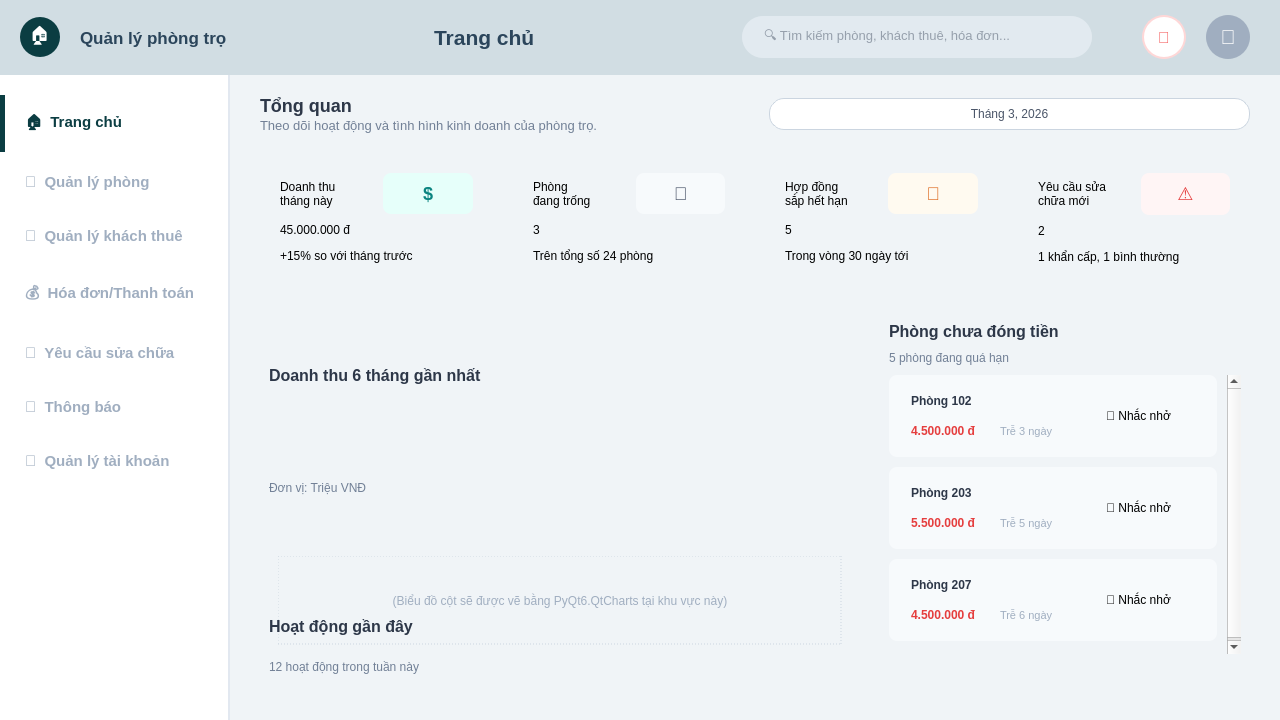
<?xml version="1.0" encoding="UTF-8"?>
<ui version="4.0">
 <class>MainWindow</class>
 <widget class="QMainWindow" name="MainWindow">
  <property name="geometry">
   <rect>
    <x>0</x>
    <y>0</y>
    <width>1280</width>
    <height>720</height>
   </rect>
  </property>
  <property name="minimumSize">
   <size>
    <width>1280</width>
    <height>720</height>
   </size>
  </property>
  <property name="windowTitle">
   <string>Trang chủ</string>
  </property>
  <property name="styleSheet">
   <string>QMainWindow { background-color: #f0f4f7; }</string>
  </property>
  <widget class="QWidget" name="centralwidget">
   <property name="styleSheet">
    <string>QWidget#centralwidget { background-color: #f0f4f7; }</string>
   </property>
   <layout class="QVBoxLayout" name="verticalLayout">
    <property name="spacing">
     <number>0</number>
    </property>
    <property name="leftMargin">
     <number>0</number>
    </property>
    <property name="topMargin">
     <number>0</number>
    </property>
    <property name="rightMargin">
     <number>0</number>
    </property>
    <property name="bottomMargin">
     <number>0</number>
    </property>
    <item>
     <widget class="QWidget" name="headerWidget" native="true">
      <property name="minimumSize">
       <size>
        <width>0</width>
        <height>75</height>
       </size>
      </property>
      <property name="maximumSize">
       <size>
        <width>16777215</width>
        <height>75</height>
       </size>
      </property>
      <property name="styleSheet">
       <string>QWidget#headerWidget { background-color: #d1dde3; }</string>
      </property>
      <layout class="QHBoxLayout" name="horizontalLayout">
       <property name="spacing">
        <number>20</number>
       </property>
       <property name="leftMargin">
        <number>20</number>
       </property>
       <property name="rightMargin">
        <number>30</number>
       </property>
       <item>
        <widget class="QLabel" name="logoIcon">
         <property name="minimumSize">
          <size>
           <width>40</width>
           <height>40</height>
          </size>
         </property>
         <property name="maximumSize">
          <size>
           <width>40</width>
           <height>40</height>
          </size>
         </property>
         <property name="styleSheet">
          <string>background-color: #0b3d42; border-radius: 20px; color: white; font-size: 18px;</string>
         </property>
         <property name="text">
          <string>🏠</string>
         </property>
         <property name="alignment">
          <set>Qt::AlignCenter</set>
         </property>
        </widget>
       </item>
       <item>
        <widget class="QLabel" name="logoText">
         <property name="font">
          <font>
           <family>Segoe UI</family>
           <pointsize>13</pointsize>
           <weight>75</weight>
           <bold>true</bold>
          </font>
         </property>
         <property name="styleSheet">
          <string>color: #2b455b;</string>
         </property>
         <property name="text">
          <string>Quản lý phòng trọ</string>
         </property>
        </widget>
       </item>
       <item>
        <spacer name="spacer1">
         <property name="orientation">
          <enum>Qt::Horizontal</enum>
         </property>
         <property name="sizeHint" stdset="0">
          <size>
           <width>20</width>
           <height>20</height>
          </size>
         </property>
        </spacer>
       </item>
       <item>
        <widget class="QLabel" name="lblPageTitle">
         <property name="font">
          <font>
           <family>Segoe UI</family>
           <pointsize>16</pointsize>
           <weight>75</weight>
           <bold>true</bold>
          </font>
         </property>
         <property name="styleSheet">
          <string>color: #2b455b;</string>
         </property>
         <property name="text">
          <string>Trang chủ</string>
         </property>
        </widget>
       </item>
       <item>
        <spacer name="spacer2">
         <property name="orientation">
          <enum>Qt::Horizontal</enum>
         </property>
         <property name="sizeHint" stdset="0">
          <size>
           <width>40</width>
           <height>20</height>
          </size>
         </property>
        </spacer>
       </item>
       <item>
        <widget class="QLineEdit" name="searchBar">
         <property name="minimumSize">
          <size>
           <width>350</width>
           <height>42</height>
          </size>
         </property>
         <property name="maximumSize">
          <size>
           <width>400</width>
           <height>42</height>
          </size>
         </property>
         <property name="font">
          <font>
           <pointsize>10</pointsize>
          </font>
         </property>
         <property name="styleSheet">
          <string>QLineEdit {
	background-color: #e2eaf0;
	border-radius: 21px;
	padding: 5px 20px;
	border: none;
	color: #4a5568;
}</string>
         </property>
         <property name="placeholderText">
          <string>🔍 Tìm kiếm phòng, khách thuê, hóa đơn...</string>
         </property>
        </widget>
       </item>
       <item>
        <spacer name="spacer3">
         <property name="orientation">
          <enum>Qt::Horizontal</enum>
         </property>
         <property name="sizeHint" stdset="0">
          <size>
           <width>30</width>
           <height>20</height>
          </size>
         </property>
         <property name="sizeType">
          <enum>QSizePolicy::Fixed</enum>
         </property>
        </spacer>
       </item>
       <item>
        <widget class="QPushButton" name="btnBell">
         <property name="minimumSize">
          <size>
           <width>44</width>
           <height>44</height>
          </size>
         </property>
         <property name="maximumSize">
          <size>
           <width>44</width>
           <height>44</height>
          </size>
         </property>
         <property name="styleSheet">
          <string>QPushButton { background-color: white; border-radius: 22px; color: #f56565; font-size: 16px; font-weight: bold; border: 2px solid #fed7d7; }</string>
         </property>
         <property name="text">
          <string>🔔</string>
         </property>
        </widget>
       </item>
       <item>
        <widget class="QLabel" name="lblAvatar">
         <property name="minimumSize">
          <size>
           <width>44</width>
           <height>44</height>
          </size>
         </property>
         <property name="maximumSize">
          <size>
           <width>44</width>
           <height>44</height>
          </size>
         </property>
         <property name="styleSheet">
          <string>background-color: #a0aec0; border-radius: 22px; color: white; font-size: 20px;</string>
         </property>
         <property name="text">
          <string>👤</string>
         </property>
         <property name="alignment">
          <set>Qt::AlignCenter</set>
         </property>
        </widget>
       </item>
      </layout>
     </widget>
    </item>
    <item>
     <layout class="QHBoxLayout" name="mainHLayout">
      <property name="spacing">
       <number>0</number>
      </property>
      <item>
       <widget class="QWidget" name="sidebarWidget" native="true">
        <property name="minimumSize">
         <size>
          <width>230</width>
          <height>0</height>
         </size>
        </property>
        <property name="maximumSize">
         <size>
          <width>230</width>
          <height>16777215</height>
         </size>
        </property>
        <property name="styleSheet">
         <string>QWidget#sidebarWidget { background-color: white; border-right: 2px solid #e2e8f0; }
QPushButton { text-align: left; padding: 15px 25px; border: none; background-color: transparent; color: #a0aec0; font-size: 15px; font-weight: bold; }
QPushButton:hover { color: #2b455b; }
QPushButton:checked { color: #0b3d42; border-left: 5px solid #0b3d42; padding-left: 20px; }</string>
        </property>
        <layout class="QVBoxLayout" name="verticalLayout_2">
         <property name="leftMargin">
          <number>0</number>
         </property>
         <property name="topMargin">
          <number>20</number>
         </property>
         <property name="rightMargin">
          <number>0</number>
         </property>
         <property name="bottomMargin">
          <number>20</number>
         </property>
         <item>
          <widget class="QPushButton" name="navTrangChu">
           <property name="text">
            <string>🏠  Trang chủ</string>
           </property>
           <property name="checkable">
            <bool>true</bool>
           </property>
           <property name="checked">
            <bool>true</bool>
           </property>
          </widget>
         </item>
         <item>
          <widget class="QPushButton" name="navQuanLyPhong">
           <property name="text">
            <string>🏢  Quản lý phòng</string>
           </property>
           <property name="checkable">
            <bool>true</bool>
           </property>
          </widget>
         </item>
         <item>
          <widget class="QPushButton" name="navQuanLyKhachThu">
           <property name="text">
            <string>👥  Quản lý khách thuê</string>
           </property>
           <property name="checkable">
            <bool>true</bool>
           </property>
          </widget>
         </item>
         <item>
          <widget class="QPushButton" name="navHoaDon">
           <property name="text">
            <string>💰  Hóa đơn/Thanh toán</string>
           </property>
           <property name="checkable">
            <bool>true</bool>
           </property>
          </widget>
         </item>
         <item>
          <widget class="QPushButton" name="navSuaChua">
           <property name="text">
            <string>🔧  Yêu cầu sửa chữa</string>
           </property>
           <property name="checkable">
            <bool>true</bool>
           </property>
          </widget>
         </item>
         <item>
          <widget class="QPushButton" name="navThongBao">
           <property name="text">
            <string>🔔  Thông báo</string>
           </property>
           <property name="checkable">
            <bool>true</bool>
           </property>
          </widget>
         </item>
         <item>
          <widget class="QPushButton" name="navTaiKhoan">
           <property name="text">
            <string>👤  Quản lý tài khoản</string>
           </property>
           <property name="checkable">
            <bool>true</bool>
           </property>
          </widget>
         </item>
         <item>
          <spacer name="verticalSpacer">
           <property name="orientation">
            <enum>Qt::Vertical</enum>
           </property>
           <property name="sizeHint" stdset="0">
            <size>
             <width>20</width>
             <height>40</height>
            </size>
           </property>
          </spacer>
         </item>
        </layout>
       </widget>
      </item>
      <item>
       <widget class="QStackedWidget" name="mainContentStack">
        <widget class="QWidget" name="pageTrangChu">
         <property name="styleSheet">
          <string>
        QWidget#pageTrangChu { background-color: #f0f4f7; }
        QFrame[class~="Card"] { background-color: white; border-radius: 12px; border: 1px solid #e2e8f0; }
        QLabel[class~="CardTitle"] { color: #718096; font-size: 13px; font-weight: bold; }
        QLabel[class~="CardValue"] { color: #0b8480; font-size: 24px; font-weight: bold; }
        QLabel[class~="CardValueDark"] { color: #2d3748; font-size: 24px; font-weight: bold; }
        QLabel[class~="CardSub"] { color: #a0aec0; font-size: 11px; }
        QPushButton[class~="BtnNotify"] { background-color: #e6fffa; color: #0b8480; border: none; border-radius: 6px; padding: 6px 12px; font-weight: bold; font-size: 12px; }
        QPushButton[class~="BtnNotify"]:hover { background-color: #b2f5ea; }
    </string>
         </property>
         <layout class="QVBoxLayout" name="mainLayout">
          <property name="spacing">
           <number>20</number>
          </property>
          <property name="leftMargin">
           <number>30</number>
          </property>
          <property name="topMargin">
           <number>20</number>
          </property>
          <property name="rightMargin">
           <number>30</number>
          </property>
          <property name="bottomMargin">
           <number>20</number>
          </property>
          <item>
           <layout class="QHBoxLayout">
            <item>
             <layout class="QVBoxLayout">
              <property name="spacing">
               <number>2</number>
              </property>
              <item>
               <widget class="QLabel">
                <property name="text">
                 <string>Tổng quan</string>
                </property>
                <property name="styleSheet">
                 <string>font-size: 18px; font-weight: bold; color: #2d3748;</string>
                </property>
               </widget>
              </item>
              <item>
               <widget class="QLabel">
                <property name="text">
                 <string>Theo dõi hoạt động và tình hình kinh doanh của phòng trọ.</string>
                </property>
                <property name="styleSheet">
                 <string>color: #718096; font-size: 13px;</string>
                </property>
               </widget>
              </item>
             </layout>
            </item>
            <item>
             <spacer>
              <property name="orientation">
               <enum>Qt::Horizontal</enum>
              </property>
             </spacer>
            </item>
            <item>
             <widget class="QPushButton">
              <property name="text">
               <string>Tháng 3, 2026</string>
              </property>
              <property name="styleSheet">
               <string>background-color: white; border: 1px solid #cbd5e0; border-radius: 15px; padding: 8px 15px; color: #4a5568;</string>
              </property>
             </widget>
            </item>
           </layout>
          </item>
          <item>
           <layout class="QHBoxLayout">
            <property name="spacing">
             <number>20</number>
            </property>
            <item>
             <widget class="QFrame" name="card1">
              <property name="class">
               <string>Card</string>
              </property>
              <property name="minimumSize">
               <size>
                <width>0</width>
                <height>140</height>
               </size>
              </property>
              <layout class="QVBoxLayout">
               <property name="leftMargin">
                <number>20</number>
               </property>
               <property name="topMargin">
                <number>20</number>
               </property>
               <property name="rightMargin">
                <number>20</number>
               </property>
               <property name="bottomMargin">
                <number>20</number>
               </property>
               <item>
                <layout class="QHBoxLayout">
                 <item>
                  <widget class="QLabel">
                   <property name="text">
                    <string>Doanh thu
tháng này</string>
                   </property>
                   <property name="class">
                    <string>CardTitle</string>
                   </property>
                  </widget>
                 </item>
                 <item>
                  <spacer>
                   <property name="orientation">
                    <enum>Qt::Horizontal</enum>
                   </property>
                  </spacer>
                 </item>
                 <item>
                  <widget class="QLabel">
                   <property name="text">
                    <string>$</string>
                   </property>
                   <property name="styleSheet">
                    <string>background-color: #e6fffa; color: #0b8480; border-radius: 8px; font-weight: bold; font-size: 18px; padding: 10px;</string>
                   </property>
                   <property name="alignment">
                    <set>Qt::AlignCenter</set>
                   </property>
                   <property name="minimumSize">
                    <size>
                     <width>40</width>
                     <height>40</height>
                    </size>
                   </property>
                  </widget>
                 </item>
                </layout>
               </item>
               <item>
                <widget class="QLabel">
                 <property name="text">
                  <string>45.000.000 đ</string>
                 </property>
                 <property name="class">
                  <string>CardValue</string>
                 </property>
                </widget>
               </item>
               <item>
                <widget class="QLabel">
                 <property name="text">
                  <string>+15% so với tháng trước</string>
                 </property>
                 <property name="class">
                  <string>CardSub</string>
                 </property>
                </widget>
               </item>
               <item>
                <spacer>
                 <property name="orientation">
                  <enum>Qt::Vertical</enum>
                 </property>
                </spacer>
               </item>
              </layout>
             </widget>
            </item>
            <item>
             <widget class="QFrame" name="card2">
              <property name="class">
               <string>Card</string>
              </property>
              <property name="minimumSize">
               <size>
                <width>0</width>
                <height>140</height>
               </size>
              </property>
              <layout class="QVBoxLayout">
               <property name="leftMargin">
                <number>20</number>
               </property>
               <property name="topMargin">
                <number>20</number>
               </property>
               <property name="rightMargin">
                <number>20</number>
               </property>
               <property name="bottomMargin">
                <number>20</number>
               </property>
               <item>
                <layout class="QHBoxLayout">
                 <item>
                  <widget class="QLabel">
                   <property name="text">
                    <string>Phòng
đang trống</string>
                   </property>
                   <property name="class">
                    <string>CardTitle</string>
                   </property>
                  </widget>
                 </item>
                 <item>
                  <spacer>
                   <property name="orientation">
                    <enum>Qt::Horizontal</enum>
                   </property>
                  </spacer>
                 </item>
                 <item>
                  <widget class="QLabel">
                   <property name="text">
                    <string>🚪</string>
                   </property>
                   <property name="styleSheet">
                    <string>background-color: #f7fafc; color: #4a5568; border-radius: 8px; font-size: 18px; padding: 10px;</string>
                   </property>
                   <property name="alignment">
                    <set>Qt::AlignCenter</set>
                   </property>
                   <property name="minimumSize">
                    <size>
                     <width>40</width>
                     <height>40</height>
                    </size>
                   </property>
                  </widget>
                 </item>
                </layout>
               </item>
               <item>
                <widget class="QLabel">
                 <property name="text">
                  <string>3</string>
                 </property>
                 <property name="class">
                  <string>CardValueDark</string>
                 </property>
                </widget>
               </item>
               <item>
                <widget class="QLabel">
                 <property name="text">
                  <string>Trên tổng số 24 phòng</string>
                 </property>
                 <property name="class">
                  <string>CardSub</string>
                 </property>
                </widget>
               </item>
               <item>
                <spacer>
                 <property name="orientation">
                  <enum>Qt::Vertical</enum>
                 </property>
                </spacer>
               </item>
              </layout>
             </widget>
            </item>
            <item>
             <widget class="QFrame" name="card3">
              <property name="class">
               <string>Card</string>
              </property>
              <property name="minimumSize">
               <size>
                <width>0</width>
                <height>140</height>
               </size>
              </property>
              <layout class="QVBoxLayout">
               <property name="leftMargin">
                <number>20</number>
               </property>
               <property name="topMargin">
                <number>20</number>
               </property>
               <property name="rightMargin">
                <number>20</number>
               </property>
               <property name="bottomMargin">
                <number>20</number>
               </property>
               <item>
                <layout class="QHBoxLayout">
                 <item>
                  <widget class="QLabel">
                   <property name="text">
                    <string>Hợp đồng
sắp hết hạn</string>
                   </property>
                   <property name="class">
                    <string>CardTitle</string>
                   </property>
                  </widget>
                 </item>
                 <item>
                  <spacer>
                   <property name="orientation">
                    <enum>Qt::Horizontal</enum>
                   </property>
                  </spacer>
                 </item>
                 <item>
                  <widget class="QLabel">
                   <property name="text">
                    <string>📜</string>
                   </property>
                   <property name="styleSheet">
                    <string>background-color: #fffaf0; color: #dd6b20; border-radius: 8px; font-size: 18px; padding: 10px;</string>
                   </property>
                   <property name="alignment">
                    <set>Qt::AlignCenter</set>
                   </property>
                   <property name="minimumSize">
                    <size>
                     <width>40</width>
                     <height>40</height>
                    </size>
                   </property>
                  </widget>
                 </item>
                </layout>
               </item>
               <item>
                <widget class="QLabel">
                 <property name="text">
                  <string>5</string>
                 </property>
                 <property name="class">
                  <string>CardValueDark</string>
                 </property>
                </widget>
               </item>
               <item>
                <widget class="QLabel">
                 <property name="text">
                  <string>Trong vòng 30 ngày tới</string>
                 </property>
                 <property name="class">
                  <string>CardSub</string>
                 </property>
                </widget>
               </item>
               <item>
                <spacer>
                 <property name="orientation">
                  <enum>Qt::Vertical</enum>
                 </property>
                </spacer>
               </item>
              </layout>
             </widget>
            </item>
            <item>
             <widget class="QFrame" name="card4">
              <property name="class">
               <string>Card</string>
              </property>
              <property name="minimumSize">
               <size>
                <width>0</width>
                <height>140</height>
               </size>
              </property>
              <layout class="QVBoxLayout">
               <property name="leftMargin">
                <number>20</number>
               </property>
               <property name="topMargin">
                <number>20</number>
               </property>
               <property name="rightMargin">
                <number>20</number>
               </property>
               <property name="bottomMargin">
                <number>20</number>
               </property>
               <item>
                <layout class="QHBoxLayout">
                 <item>
                  <widget class="QLabel">
                   <property name="text">
                    <string>Yêu cầu sửa
chữa mới</string>
                   </property>
                   <property name="class">
                    <string>CardTitle</string>
                   </property>
                  </widget>
                 </item>
                 <item>
                  <spacer>
                   <property name="orientation">
                    <enum>Qt::Horizontal</enum>
                   </property>
                  </spacer>
                 </item>
                 <item>
                  <widget class="QLabel">
                   <property name="text">
                    <string>⚠️</string>
                   </property>
                   <property name="styleSheet">
                    <string>background-color: #fff5f5; color: #e53e3e; border-radius: 8px; font-size: 18px; padding: 10px;</string>
                   </property>
                   <property name="alignment">
                    <set>Qt::AlignCenter</set>
                   </property>
                   <property name="minimumSize">
                    <size>
                     <width>40</width>
                     <height>40</height>
                    </size>
                   </property>
                  </widget>
                 </item>
                </layout>
               </item>
               <item>
                <widget class="QLabel">
                 <property name="text">
                  <string>2</string>
                 </property>
                 <property name="class">
                  <string>CardValueDark</string>
                 </property>
                </widget>
               </item>
               <item>
                <widget class="QLabel">
                 <property name="text">
                  <string>1 khẩn cấp, 1 bình thường</string>
                 </property>
                 <property name="class">
                  <string>CardSub</string>
                 </property>
                </widget>
               </item>
               <item>
                <spacer>
                 <property name="orientation">
                  <enum>Qt::Vertical</enum>
                 </property>
                </spacer>
               </item>
              </layout>
             </widget>
            </item>
           </layout>
          </item>
          <item>
           <layout class="QHBoxLayout">
            <property name="spacing">
             <number>20</number>
            </property>
            <item>
             <widget class="QFrame" name="chartFrame">
              <property name="class">
               <string>Card</string>
              </property>
              <property name="minimumSize">
               <size>
                <width>600</width>
                <height>350</height>
               </size>
              </property>
              <layout class="QVBoxLayout">
               <item>
                <widget class="QLabel">
                 <property name="text">
                  <string>Doanh thu 6 tháng gần nhất</string>
                 </property>
                 <property name="styleSheet">
                  <string>font-size: 16px; font-weight: bold; color: #2d3748;</string>
                 </property>
                </widget>
               </item>
               <item>
                <widget class="QLabel">
                 <property name="text">
                  <string>Đơn vị: Triệu VNĐ</string>
                 </property>
                 <property name="styleSheet">
                  <string>color: #718096; font-size: 12px;</string>
                 </property>
                </widget>
               </item>
               <item>
                <widget class="QWidget" name="chartContainer">
                 <property name="styleSheet">
                  <string>background-color: transparent;</string>
                 </property>
                 <layout class="QVBoxLayout">
                  <item>
                   <widget class="QLabel">
                    <property name="text">
                     <string>(Biểu đồ cột sẽ được vẽ bằng PyQt6.QtCharts tại khu vực này)</string>
                    </property>
                    <property name="alignment">
                     <set>Qt::AlignCenter</set>
                    </property>
                    <property name="styleSheet">
                     <string>color: #a0aec0; border: 1px dashed #cbd5e0;</string>
                    </property>
                   </widget>
                  </item>
                 </layout>
                </widget>
               </item>
              </layout>
             </widget>
            </item>
            <item>
             <widget class="QFrame" name="unpaidFrame">
              <property name="class">
               <string>Card</string>
              </property>
              <property name="minimumSize">
               <size>
                <width>350</width>
                <height>350</height>
               </size>
              </property>
              <layout class="QVBoxLayout">
               <property name="spacing">
                <number>10</number>
               </property>
               <item>
                <widget class="QLabel">
                 <property name="text">
                  <string>Phòng chưa đóng tiền</string>
                 </property>
                 <property name="styleSheet">
                  <string>font-size: 16px; font-weight: bold; color: #2d3748;</string>
                 </property>
                </widget>
               </item>
               <item>
                <widget class="QLabel">
                 <property name="text">
                  <string>5 phòng đang quá hạn</string>
                 </property>
                 <property name="styleSheet">
                  <string>color: #718096; font-size: 12px;</string>
                 </property>
                </widget>
               </item>
               <item>
                <widget class="QScrollArea">
                 <property name="widgetResizable">
                  <bool>true</bool>
                 </property>
                 <property name="styleSheet">
                  <string>QScrollArea { border: none; background-color: transparent; }</string>
                 </property>
                 <widget class="QWidget" name="scrollContents">
                  <property name="styleSheet">
                   <string>background-color: transparent;</string>
                  </property>
                  <layout class="QVBoxLayout">
                   <property name="spacing">
                    <number>10</number>
                   </property>
                   <property name="leftMargin">
                    <number>0</number>
                   </property>
                   <property name="topMargin">
                    <number>0</number>
                   </property>
                   <property name="rightMargin">
                    <number>10</number>
                   </property>
                   <item>
                    <widget class="QFrame" name="unpaid1">
                     <property name="styleSheet">
                      <string>background-color: #f7fafc; border-radius: 8px; padding: 5px;</string>
                     </property>
                     <layout class="QHBoxLayout">
                      <item>
                       <layout class="QVBoxLayout">
                        <item>
                         <widget class="QLabel">
                          <property name="text">
                           <string>Phòng 102</string>
                          </property>
                          <property name="styleSheet">
                           <string>font-weight: bold; color: #2d3748;</string>
                          </property>
                         </widget>
                        </item>
                        <item>
                         <layout class="QHBoxLayout">
                          <item>
                           <widget class="QLabel">
                            <property name="text">
                             <string>4.500.000 đ</string>
                            </property>
                            <property name="styleSheet">
                             <string>color: #e53e3e; font-weight: bold;</string>
                            </property>
                           </widget>
                          </item>
                          <item>
                           <widget class="QLabel">
                            <property name="text">
                             <string>Trễ 3 ngày</string>
                            </property>
                            <property name="styleSheet">
                             <string>color: #a0aec0; font-size: 11px;</string>
                            </property>
                           </widget>
                          </item>
                          <item>
                           <spacer>
                            <property name="orientation">
                             <enum>Qt::Horizontal</enum>
                            </property>
                           </spacer>
                          </item>
                         </layout>
                        </item>
                       </layout>
                      </item>
                      <item>
                       <widget class="QPushButton" name="btnRemind1">
                        <property name="text">
                         <string>🔔 Nhắc nhở</string>
                        </property>
                        <property name="class">
                         <string>BtnNotify</string>
                        </property>
                       </widget>
                      </item>
                     </layout>
                    </widget>
                   </item>
                   <item>
                    <widget class="QFrame" name="unpaid2">
                     <property name="styleSheet">
                      <string>background-color: #f7fafc; border-radius: 8px; padding: 5px;</string>
                     </property>
                     <layout class="QHBoxLayout">
                      <item>
                       <layout class="QVBoxLayout">
                        <item>
                         <widget class="QLabel">
                          <property name="text">
                           <string>Phòng 203</string>
                          </property>
                          <property name="styleSheet">
                           <string>font-weight: bold; color: #2d3748;</string>
                          </property>
                         </widget>
                        </item>
                        <item>
                         <layout class="QHBoxLayout">
                          <item>
                           <widget class="QLabel">
                            <property name="text">
                             <string>5.500.000 đ</string>
                            </property>
                            <property name="styleSheet">
                             <string>color: #e53e3e; font-weight: bold;</string>
                            </property>
                           </widget>
                          </item>
                          <item>
                           <widget class="QLabel">
                            <property name="text">
                             <string>Trễ 5 ngày</string>
                            </property>
                            <property name="styleSheet">
                             <string>color: #a0aec0; font-size: 11px;</string>
                            </property>
                           </widget>
                          </item>
                          <item>
                           <spacer>
                            <property name="orientation">
                             <enum>Qt::Horizontal</enum>
                            </property>
                           </spacer>
                          </item>
                         </layout>
                        </item>
                       </layout>
                      </item>
                      <item>
                       <widget class="QPushButton" name="btnRemind2">
                        <property name="text">
                         <string>🔔 Nhắc nhở</string>
                        </property>
                        <property name="class">
                         <string>BtnNotify</string>
                        </property>
                       </widget>
                      </item>
                     </layout>
                    </widget>
                   </item>
                   <item>
                    <widget class="QFrame" name="unpaid3">
                     <property name="styleSheet">
                      <string>background-color: #f7fafc; border-radius: 8px; padding: 5px;</string>
                     </property>
                     <layout class="QHBoxLayout">
                      <item>
                       <layout class="QVBoxLayout">
                        <item>
                         <widget class="QLabel">
                          <property name="text">
                           <string>Phòng 207</string>
                          </property>
                          <property name="styleSheet">
                           <string>font-weight: bold; color: #2d3748;</string>
                          </property>
                         </widget>
                        </item>
                        <item>
                         <layout class="QHBoxLayout">
                          <item>
                           <widget class="QLabel">
                            <property name="text">
                             <string>4.500.000 đ</string>
                            </property>
                            <property name="styleSheet">
                             <string>color: #e53e3e; font-weight: bold;</string>
                            </property>
                           </widget>
                          </item>
                          <item>
                           <widget class="QLabel">
                            <property name="text">
                             <string>Trễ 6 ngày</string>
                            </property>
                            <property name="styleSheet">
                             <string>color: #a0aec0; font-size: 11px;</string>
                            </property>
                           </widget>
                          </item>
                          <item>
                           <spacer>
                            <property name="orientation">
                             <enum>Qt::Horizontal</enum>
                            </property>
                           </spacer>
                          </item>
                         </layout>
                        </item>
                       </layout>
                      </item>
                      <item>
                       <widget class="QPushButton" name="btnRemind3">
                        <property name="text">
                         <string>🔔 Nhắc nhở</string>
                        </property>
                        <property name="class">
                         <string>BtnNotify</string>
                        </property>
                       </widget>
                      </item>
                     </layout>
                    </widget>
                   </item>
                   <item>
                    <spacer>
                     <property name="orientation">
                      <enum>Qt::Vertical</enum>
                     </property>
                    </spacer>
                   </item>
                  </layout>
                 </widget>
                </widget>
               </item>
              </layout>
             </widget>
            </item>
           </layout>
          </item>
          <item>
           <widget class="QFrame" name="activitiesFrame">
            <property name="class">
             <string>Card</string>
            </property>
            <property name="minimumSize">
             <size>
              <width>0</width>
              <height>100</height>
             </size>
            </property>
            <layout class="QVBoxLayout">
             <item>
              <widget class="QLabel">
               <property name="text">
                <string>Hoạt động gần đây</string>
               </property>
               <property name="styleSheet">
                <string>font-size: 16px; font-weight: bold; color: #2d3748;</string>
               </property>
              </widget>
             </item>
             <item>
              <widget class="QLabel">
               <property name="text">
                <string>12 hoạt động trong tuần này</string>
               </property>
               <property name="styleSheet">
                <string>color: #718096; font-size: 12px;</string>
               </property>
              </widget>
             </item>
             <item>
              <spacer>
               <property name="orientation">
                <enum>Qt::Vertical</enum>
               </property>
              </spacer>
             </item>
            </layout>
           </widget>
          </item>
         </layout>
        </widget>
       </widget>
      </item>
     </layout>
    </item>
   </layout>
  </widget>
 </widget>
 <resources />
 <connections />
</ui>
